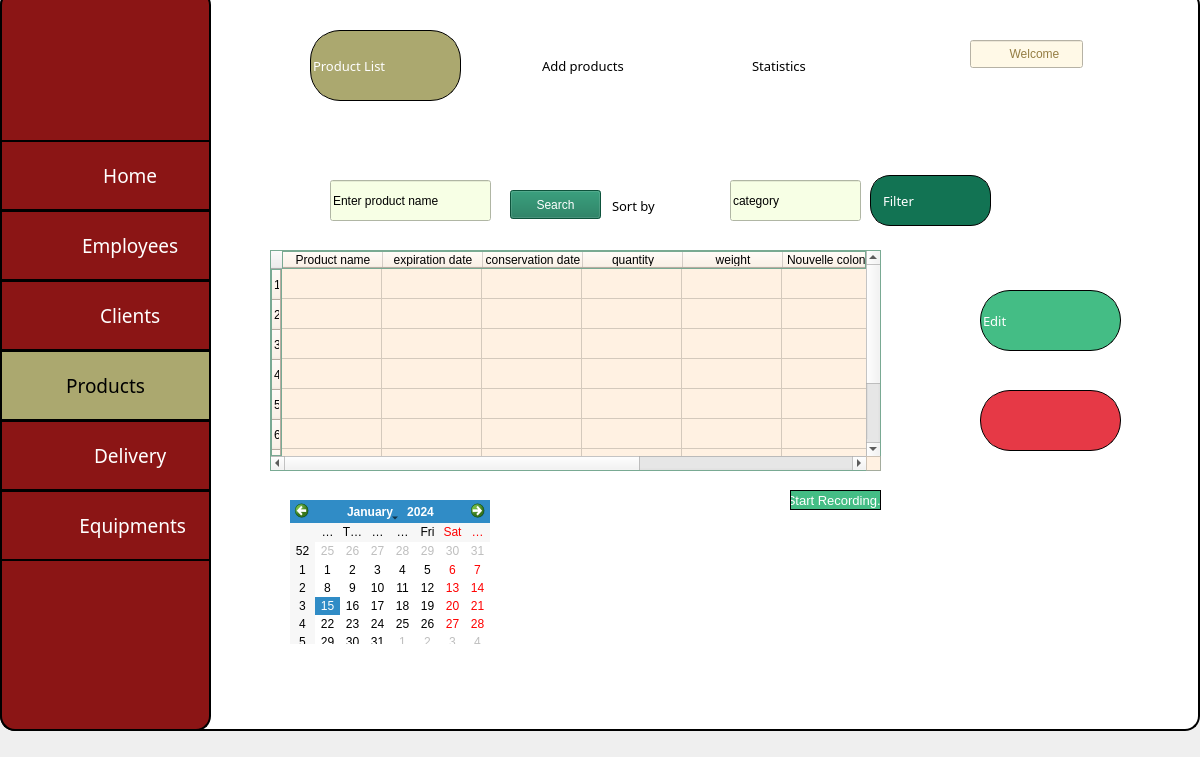
<?xml version="1.0" encoding="UTF-8"?>
<ui version="4.0">
 <class>MainWindow</class>
 <widget class="QMainWindow" name="MainWindow">
  <property name="enabled">
   <bool>true</bool>
  </property>
  <property name="geometry">
   <rect>
    <x>0</x>
    <y>0</y>
    <width>1200</width>
    <height>757</height>
   </rect>
  </property>
  <property name="minimumSize">
   <size>
    <width>800</width>
    <height>0</height>
   </size>
  </property>
  <property name="maximumSize">
   <size>
    <width>1200</width>
    <height>1200</height>
   </size>
  </property>
  <property name="windowTitle">
   <string>MainWindow</string>
  </property>
  <widget class="QWidget" name="centralwidget">
   <widget class="QFrame" name="frame_2">
    <property name="geometry">
     <rect>
      <x>0</x>
      <y>-10</y>
      <width>1200</width>
      <height>741</height>
     </rect>
    </property>
    <property name="maximumSize">
     <size>
      <width>1200</width>
      <height>1200</height>
     </size>
    </property>
    <property name="styleSheet">
     <string notr="true">#frame_2{
border: 2px solid;
border-color: rgb(0, 0, 0);
background-color: rgb(255, 249, 231);
background-color: rgb(255, 255, 255);
border-radius: 15px;
}</string>
    </property>
    <property name="frameShape">
     <enum>QFrame::NoFrame</enum>
    </property>
    <widget class="QFrame" name="frame">
     <property name="geometry">
      <rect>
       <x>0</x>
       <y>0</y>
       <width>211</width>
       <height>741</height>
      </rect>
     </property>
     <property name="styleSheet">
      <string notr="true">#frame{border: 2px solid black;
	

	background-color: rgb(139, 21, 21);
border-radius: 15px;

}</string>
     </property>
     <property name="frameShape">
      <enum>QFrame::NoFrame</enum>
     </property>
     <widget class="QLabel" name="label_2">
      <property name="geometry">
       <rect>
        <x>25</x>
        <y>60</y>
        <width>41</width>
        <height>31</height>
       </rect>
      </property>
      <property name="text">
       <string/>
      </property>
      <property name="pixmap">
       <pixmap>menu (2).png</pixmap>
      </property>
      <property name="scaledContents">
       <bool>true</bool>
      </property>
     </widget>
     <widget class="QToolButton" name="toolButton">
      <property name="geometry">
       <rect>
        <x>0</x>
        <y>220</y>
        <width>211</width>
        <height>71</height>
       </rect>
      </property>
      <property name="font">
       <font>
        <family>Rage Italic</family>
        <pointsize>14</pointsize>
       </font>
      </property>
      <property name="styleSheet">
       <string notr="true">color: rgb(0, 0, 0);
color: rgb(255, 255, 255);

	background-color: rgb(139, 21, 21);
border: 2px solid black;
</string>
      </property>
      <property name="text">
       <string>          Employees</string>
      </property>
      <property name="iconSize">
       <size>
        <width>20</width>
        <height>20</height>
       </size>
      </property>
      <property name="checkable">
       <bool>false</bool>
      </property>
     </widget>
     <widget class="QLabel" name="label_4">
      <property name="geometry">
       <rect>
        <x>20</x>
        <y>230</y>
        <width>41</width>
        <height>41</height>
       </rect>
      </property>
      <property name="text">
       <string/>
      </property>
      <property name="pixmap">
       <pixmap>employees (1).png</pixmap>
      </property>
      <property name="scaledContents">
       <bool>true</bool>
      </property>
     </widget>
     <widget class="QToolButton" name="toolButton_2">
      <property name="geometry">
       <rect>
        <x>0</x>
        <y>290</y>
        <width>211</width>
        <height>71</height>
       </rect>
      </property>
      <property name="font">
       <font>
        <family>Rage Italic</family>
        <pointsize>14</pointsize>
       </font>
      </property>
      <property name="styleSheet">
       <string notr="true">color: rgb(0, 0, 0);
color: rgb(255, 255, 255);

	background-color: rgb(139, 21, 21);
border: 2px solid black;</string>
      </property>
      <property name="text">
       <string>          Clients</string>
      </property>
      <property name="iconSize">
       <size>
        <width>20</width>
        <height>20</height>
       </size>
      </property>
      <property name="checkable">
       <bool>false</bool>
      </property>
     </widget>
     <widget class="QLabel" name="label_7">
      <property name="geometry">
       <rect>
        <x>20</x>
        <y>300</y>
        <width>41</width>
        <height>41</height>
       </rect>
      </property>
      <property name="text">
       <string/>
      </property>
      <property name="pixmap">
       <pixmap>client.png</pixmap>
      </property>
      <property name="scaledContents">
       <bool>true</bool>
      </property>
     </widget>
     <widget class="QToolButton" name="toolButton_5">
      <property name="geometry">
       <rect>
        <x>0</x>
        <y>360</y>
        <width>211</width>
        <height>71</height>
       </rect>
      </property>
      <property name="font">
       <font>
        <family>Rage Italic</family>
        <pointsize>14</pointsize>
       </font>
      </property>
      <property name="styleSheet">
       <string notr="true">
color: rgb(0, 0, 0);
background-color: rgb(171, 168, 111);
border: 2px solid black;
</string>
      </property>
      <property name="text">
       <string>Products</string>
      </property>
      <property name="iconSize">
       <size>
        <width>20</width>
        <height>20</height>
       </size>
      </property>
      <property name="checkable">
       <bool>false</bool>
      </property>
     </widget>
     <widget class="QLabel" name="label_8">
      <property name="geometry">
       <rect>
        <x>20</x>
        <y>370</y>
        <width>41</width>
        <height>41</height>
       </rect>
      </property>
      <property name="text">
       <string/>
      </property>
      <property name="pixmap">
       <pixmap>canned-food.png</pixmap>
      </property>
      <property name="scaledContents">
       <bool>true</bool>
      </property>
     </widget>
     <widget class="QToolButton" name="toolButton_6">
      <property name="geometry">
       <rect>
        <x>0</x>
        <y>430</y>
        <width>211</width>
        <height>71</height>
       </rect>
      </property>
      <property name="font">
       <font>
        <family>Rage Italic</family>
        <pointsize>14</pointsize>
       </font>
      </property>
      <property name="styleSheet">
       <string notr="true">color: rgb(0, 0, 0);
color: rgb(255, 255, 255);

	background-color: rgb(139, 21, 21);
border: 2px solid black;</string>
      </property>
      <property name="text">
       <string>          Delivery</string>
      </property>
      <property name="iconSize">
       <size>
        <width>20</width>
        <height>20</height>
       </size>
      </property>
      <property name="checkable">
       <bool>false</bool>
      </property>
     </widget>
     <widget class="QLabel" name="label_9">
      <property name="geometry">
       <rect>
        <x>20</x>
        <y>440</y>
        <width>41</width>
        <height>41</height>
       </rect>
      </property>
      <property name="text">
       <string/>
      </property>
      <property name="pixmap">
       <pixmap>delivery-bike.png</pixmap>
      </property>
      <property name="scaledContents">
       <bool>true</bool>
      </property>
     </widget>
     <widget class="QToolButton" name="toolButton_7">
      <property name="geometry">
       <rect>
        <x>0</x>
        <y>500</y>
        <width>211</width>
        <height>71</height>
       </rect>
      </property>
      <property name="font">
       <font>
        <family>Rage Italic</family>
        <pointsize>14</pointsize>
        <italic>false</italic>
        <bold>false</bold>
        <kerning>true</kerning>
       </font>
      </property>
      <property name="styleSheet">
       <string notr="true">color: rgb(0, 0, 0);
color: rgb(255, 255, 255);

	background-color: rgb(139, 21, 21);
border: 2px solid black;</string>
      </property>
      <property name="text">
       <string>           Equipments</string>
      </property>
      <property name="iconSize">
       <size>
        <width>20</width>
        <height>20</height>
       </size>
      </property>
      <property name="checkable">
       <bool>false</bool>
      </property>
     </widget>
     <widget class="QLabel" name="label_10">
      <property name="geometry">
       <rect>
        <x>20</x>
        <y>510</y>
        <width>41</width>
        <height>41</height>
       </rect>
      </property>
      <property name="text">
       <string/>
      </property>
      <property name="pixmap">
       <pixmap>image (1).png</pixmap>
      </property>
      <property name="scaledContents">
       <bool>true</bool>
      </property>
     </widget>
     <widget class="QLabel" name="label_11">
      <property name="geometry">
       <rect>
        <x>130</x>
        <y>640</y>
        <width>41</width>
        <height>41</height>
       </rect>
      </property>
      <property name="text">
       <string/>
      </property>
      <property name="pixmap">
       <pixmap>C:/Users/user/AppData/Local/Temp/Downloads/check-out (1) (1).png</pixmap>
      </property>
      <property name="scaledContents">
       <bool>true</bool>
      </property>
     </widget>
     <widget class="QLabel" name="label_12">
      <property name="geometry">
       <rect>
        <x>30</x>
        <y>640</y>
        <width>41</width>
        <height>41</height>
       </rect>
      </property>
      <property name="text">
       <string/>
      </property>
      <property name="pixmap">
       <pixmap>C:/Users/user/AppData/Local/Temp/Downloads/gear.png</pixmap>
      </property>
      <property name="scaledContents">
       <bool>true</bool>
      </property>
     </widget>
     <widget class="QToolButton" name="toolButton_3">
      <property name="geometry">
       <rect>
        <x>0</x>
        <y>150</y>
        <width>211</width>
        <height>71</height>
       </rect>
      </property>
      <property name="font">
       <font>
        <family>Rage Italic</family>
        <pointsize>14</pointsize>
       </font>
      </property>
      <property name="styleSheet">
       <string notr="true">color: rgb(0, 0, 0);
color: rgb(255, 255, 255);

	background-color: rgb(139, 21, 21);
border: 2px solid black;</string>
      </property>
      <property name="text">
       <string>          Home</string>
      </property>
      <property name="iconSize">
       <size>
        <width>20</width>
        <height>20</height>
       </size>
      </property>
      <property name="checkable">
       <bool>false</bool>
      </property>
     </widget>
     <widget class="QLabel" name="label_14">
      <property name="geometry">
       <rect>
        <x>20</x>
        <y>160</y>
        <width>41</width>
        <height>41</height>
       </rect>
      </property>
      <property name="text">
       <string/>
      </property>
      <property name="pixmap">
       <pixmap>home (3).png</pixmap>
      </property>
      <property name="scaledContents">
       <bool>true</bool>
      </property>
     </widget>
     <widget class="QLabel" name="label_21">
      <property name="geometry">
       <rect>
        <x>120</x>
        <y>620</y>
        <width>51</width>
        <height>51</height>
       </rect>
      </property>
      <property name="text">
       <string/>
      </property>
      <property name="pixmap">
       <pixmap>check-out_(1)_(1)[1].png</pixmap>
      </property>
      <property name="scaledContents">
       <bool>true</bool>
      </property>
     </widget>
     <widget class="QLabel" name="label_22">
      <property name="geometry">
       <rect>
        <x>30</x>
        <y>630</y>
        <width>41</width>
        <height>41</height>
       </rect>
      </property>
      <property name="text">
       <string/>
      </property>
      <property name="pixmap">
       <pixmap>gear[1].png</pixmap>
      </property>
      <property name="scaledContents">
       <bool>true</bool>
      </property>
     </widget>
     <widget class="QLabel" name="label">
      <property name="geometry">
       <rect>
        <x>96</x>
        <y>30</y>
        <width>91</width>
        <height>91</height>
       </rect>
      </property>
      <property name="text">
       <string/>
      </property>
      <property name="pixmap">
       <pixmap>WhatsApp_Image_2024-10-04_à_11.46.59_70e5b125-removebg-preview (1).png</pixmap>
      </property>
      <property name="scaledContents">
       <bool>true</bool>
      </property>
     </widget>
    </widget>
    <widget class="QLabel" name="label_13">
     <property name="geometry">
      <rect>
       <x>1090</x>
       <y>30</y>
       <width>63</width>
       <height>61</height>
      </rect>
     </property>
     <property name="text">
      <string/>
     </property>
     <property name="pixmap">
      <pixmap>user (1).png</pixmap>
     </property>
     <property name="scaledContents">
      <bool>true</bool>
     </property>
    </widget>
    <widget class="QWidget" name="widget" native="true">
     <property name="geometry">
      <rect>
       <x>270</x>
       <y>180</y>
       <width>341</width>
       <height>71</height>
      </rect>
     </property>
     <widget class="QLabel" name="label_3">
      <property name="geometry">
       <rect>
        <x>10</x>
        <y>20</y>
        <width>31</width>
        <height>31</height>
       </rect>
      </property>
      <property name="text">
       <string/>
      </property>
      <property name="pixmap">
       <pixmap>search.png</pixmap>
      </property>
      <property name="scaledContents">
       <bool>true</bool>
      </property>
     </widget>
     <widget class="QLineEdit" name="lineEdit">
      <property name="geometry">
       <rect>
        <x>60</x>
        <y>10</y>
        <width>161</width>
        <height>41</height>
       </rect>
      </property>
      <property name="styleSheet">
       <string notr="true">
background-color: rgb(247, 255, 229);

</string>
      </property>
      <property name="text">
       <string>Enter product name</string>
      </property>
     </widget>
     <widget class="QPushButton" name="pushButton">
      <property name="geometry">
       <rect>
        <x>240</x>
        <y>20</y>
        <width>91</width>
        <height>29</height>
       </rect>
      </property>
      <property name="styleSheet">
       <string notr="true">background-color: rgb(18, 115, 83);
color: rgb(255, 255, 255);</string>
      </property>
      <property name="text">
       <string>Search</string>
      </property>
     </widget>
    </widget>
    <widget class="QLineEdit" name="lineEdit_3">
     <property name="geometry">
      <rect>
       <x>970</x>
       <y>50</y>
       <width>113</width>
       <height>28</height>
      </rect>
     </property>
     <property name="styleSheet">
      <string notr="true">background-color: rgb(255, 249, 231);
font: 20pt &quot;Rage Italic&quot;;
color: rgb(148, 125, 66);</string>
     </property>
     <property name="text">
      <string>           Welcome</string>
     </property>
     <property name="dragEnabled">
      <bool>false</bool>
     </property>
    </widget>
    <widget class="QTableWidget" name="tableWidget">
     <property name="geometry">
      <rect>
       <x>270</x>
       <y>260</y>
       <width>611</width>
       <height>221</height>
      </rect>
     </property>
     <property name="styleSheet">
      <string notr="true">background-color: rgb(133, 144, 121);
background-color: rgb(255, 241, 226);
border:1px solid ;
border-color: rgb(121, 170, 147);</string>
     </property>
     <row/>
     <row/>
     <row/>
     <row/>
     <row/>
     <row/>
     <row/>
     <row/>
     <row/>
     <column>
      <property name="text">
       <string>Product name</string>
      </property>
     </column>
     <column>
      <property name="text">
       <string>expiration date</string>
      </property>
     </column>
     <column>
      <property name="text">
       <string>conservation date</string>
      </property>
     </column>
     <column>
      <property name="text">
       <string>quantity</string>
      </property>
     </column>
     <column>
      <property name="text">
       <string>weight</string>
      </property>
     </column>
     <column>
      <property name="text">
       <string>Nouvelle colonne</string>
      </property>
     </column>
     <column>
      <property name="text">
       <string>category</string>
      </property>
     </column>
     <column>
      <property name="text">
       <string>client</string>
      </property>
     </column>
    </widget>
    <widget class="QLineEdit" name="lineEdit_2">
     <property name="geometry">
      <rect>
       <x>310</x>
       <y>40</y>
       <width>151</width>
       <height>71</height>
      </rect>
     </property>
     <property name="font">
      <font>
       <family>MV Boli</family>
       <pointsize>10</pointsize>
       <italic>false</italic>
       <bold>false</bold>
      </font>
     </property>
     <property name="styleSheet">
      <string notr="true">border: 1px solid black;

color: rgb(255, 255, 255);
font: 10pt ;

background-color: rgb(171, 168, 111);




border-radius:30px;
</string>
     </property>
     <property name="text">
      <string>Product List</string>
     </property>
     <property name="frame">
      <bool>true</bool>
     </property>
     <property name="cursorPosition">
      <number>12</number>
     </property>
     <property name="dragEnabled">
      <bool>false</bool>
     </property>
     <property name="readOnly">
      <bool>false</bool>
     </property>
    </widget>
    <widget class="QLabel" name="label_5">
     <property name="geometry">
      <rect>
       <x>280</x>
       <y>50</y>
       <width>51</width>
       <height>51</height>
      </rect>
     </property>
     <property name="text">
      <string/>
     </property>
     <property name="pixmap">
      <pixmap>complete[1].png</pixmap>
     </property>
     <property name="scaledContents">
      <bool>true</bool>
     </property>
    </widget>
    <widget class="QLineEdit" name="lineEdit_5">
     <property name="geometry">
      <rect>
       <x>540</x>
       <y>40</y>
       <width>151</width>
       <height>71</height>
      </rect>
     </property>
     <property name="font">
      <font>
       <family>MV Boli</family>
       <pointsize>10</pointsize>
       <italic>false</italic>
       <bold>false</bold>
      </font>
     </property>
     <property name="styleSheet">
      <string notr="true">background-color: rgb(255, 255, 255);
color: rgb(0, 0, 0);
font: 10pt ;


border-radius:30px;
</string>
     </property>
     <property name="text">
      <string>Add products</string>
     </property>
     <property name="frame">
      <bool>true</bool>
     </property>
     <property name="cursorPosition">
      <number>12</number>
     </property>
     <property name="dragEnabled">
      <bool>false</bool>
     </property>
     <property name="readOnly">
      <bool>false</bool>
     </property>
    </widget>
    <widget class="QLabel" name="label_15">
     <property name="geometry">
      <rect>
       <x>510</x>
       <y>50</y>
       <width>41</width>
       <height>41</height>
      </rect>
     </property>
     <property name="text">
      <string/>
     </property>
     <property name="pixmap">
      <pixmap>10608872.png</pixmap>
     </property>
     <property name="scaledContents">
      <bool>true</bool>
     </property>
    </widget>
    <widget class="QLineEdit" name="lineEdit_6">
     <property name="geometry">
      <rect>
       <x>750</x>
       <y>40</y>
       <width>151</width>
       <height>71</height>
      </rect>
     </property>
     <property name="font">
      <font>
       <family>MV Boli</family>
       <pointsize>10</pointsize>
       <italic>false</italic>
       <bold>false</bold>
      </font>
     </property>
     <property name="styleSheet">
      <string notr="true">background-color: rgb(255, 255, 255);
color: rgb(0, 0, 0);
font: 10pt ;


border-radius:30px;
</string>
     </property>
     <property name="text">
      <string>Statistics</string>
     </property>
     <property name="frame">
      <bool>true</bool>
     </property>
     <property name="cursorPosition">
      <number>10</number>
     </property>
     <property name="dragEnabled">
      <bool>false</bool>
     </property>
     <property name="readOnly">
      <bool>false</bool>
     </property>
    </widget>
    <widget class="QLabel" name="label_17">
     <property name="geometry">
      <rect>
       <x>730</x>
       <y>50</y>
       <width>41</width>
       <height>41</height>
      </rect>
     </property>
     <property name="text">
      <string/>
     </property>
     <property name="pixmap">
      <pixmap>2636315.png</pixmap>
     </property>
     <property name="scaledContents">
      <bool>true</bool>
     </property>
    </widget>
    <widget class="QLineEdit" name="lineEdit_7">
     <property name="geometry">
      <rect>
       <x>610</x>
       <y>180</y>
       <width>151</width>
       <height>71</height>
      </rect>
     </property>
     <property name="font">
      <font>
       <family>MV Boli</family>
       <pointsize>10</pointsize>
       <italic>false</italic>
       <bold>false</bold>
      </font>
     </property>
     <property name="styleSheet">
      <string notr="true">background-color: rgb(255, 255, 255);
color: rgb(0, 0, 0);
font: 10pt ;


border-radius:30px;
</string>
     </property>
     <property name="text">
      <string>Sort by</string>
     </property>
     <property name="frame">
      <bool>true</bool>
     </property>
     <property name="cursorPosition">
      <number>7</number>
     </property>
     <property name="dragEnabled">
      <bool>false</bool>
     </property>
     <property name="readOnly">
      <bool>false</bool>
     </property>
    </widget>
    <widget class="QLineEdit" name="lineEdit_4">
     <property name="geometry">
      <rect>
       <x>730</x>
       <y>190</y>
       <width>131</width>
       <height>41</height>
      </rect>
     </property>
     <property name="styleSheet">
      <string notr="true">color: rgb(0, 0, 0);

background-color: rgb(247, 255, 229);
</string>
     </property>
     <property name="text">
      <string>category</string>
     </property>
    </widget>
    <widget class="QLabel" name="label_6">
     <property name="geometry">
      <rect>
       <x>820</x>
       <y>200</y>
       <width>31</width>
       <height>21</height>
      </rect>
     </property>
     <property name="lineWidth">
      <number>-11</number>
     </property>
     <property name="text">
      <string/>
     </property>
     <property name="pixmap">
      <pixmap>sort-icon-512x410-1kpy040x.png</pixmap>
     </property>
     <property name="scaledContents">
      <bool>true</bool>
     </property>
    </widget>
    <widget class="QLineEdit" name="lineEdit_8">
     <property name="enabled">
      <bool>true</bool>
     </property>
     <property name="geometry">
      <rect>
       <x>870</x>
       <y>185</y>
       <width>121</width>
       <height>51</height>
      </rect>
     </property>
     <property name="font">
      <font>
       <family>MV Boli</family>
       <pointsize>10</pointsize>
       <italic>false</italic>
       <bold>false</bold>
      </font>
     </property>
     <property name="styleSheet">
      <string notr="true">border: 1px solid black;
color: rgb(255, 255, 255);
font: 10pt ;

background-color: rgb(18, 115, 83);


border-radius:20px;
</string>
     </property>
     <property name="text">
      <string>   Filter</string>
     </property>
     <property name="frame">
      <bool>true</bool>
     </property>
     <property name="cursorPosition">
      <number>9</number>
     </property>
     <property name="dragEnabled">
      <bool>false</bool>
     </property>
     <property name="readOnly">
      <bool>false</bool>
     </property>
    </widget>
    <widget class="QLabel" name="label_16">
     <property name="geometry">
      <rect>
       <x>950</x>
       <y>200</y>
       <width>21</width>
       <height>21</height>
      </rect>
     </property>
     <property name="text">
      <string/>
     </property>
     <property name="pixmap">
      <pixmap>filter-outline-filled.png</pixmap>
     </property>
     <property name="scaledContents">
      <bool>true</bool>
     </property>
    </widget>
    <widget class="QLabel" name="label_18">
     <property name="geometry">
      <rect>
       <x>1020</x>
       <y>520</y>
       <width>71</width>
       <height>71</height>
      </rect>
     </property>
     <property name="text">
      <string/>
     </property>
     <property name="pixmap">
      <pixmap>pdf-file[1].png</pixmap>
     </property>
     <property name="scaledContents">
      <bool>true</bool>
     </property>
    </widget>
    <widget class="QLineEdit" name="lineEdit_9">
     <property name="geometry">
      <rect>
       <x>980</x>
       <y>300</y>
       <width>141</width>
       <height>61</height>
      </rect>
     </property>
     <property name="font">
      <font>
       <family>MV Boli</family>
       <pointsize>10</pointsize>
       <italic>false</italic>
       <bold>false</bold>
      </font>
     </property>
     <property name="styleSheet">
      <string notr="true">border: 1px solid black;

color: rgb(255, 255, 255);
font: 10pt ;

background-color: rgb(171, 168, 111);
background-color: rgb(68, 189, 133);


border-radius:30px;
</string>
     </property>
     <property name="text">
      <string>Edit</string>
     </property>
     <property name="frame">
      <bool>true</bool>
     </property>
     <property name="cursorPosition">
      <number>4</number>
     </property>
     <property name="dragEnabled">
      <bool>false</bool>
     </property>
     <property name="readOnly">
      <bool>false</bool>
     </property>
    </widget>
    <widget class="QLineEdit" name="lineEdit_10">
     <property name="geometry">
      <rect>
       <x>980</x>
       <y>400</y>
       <width>141</width>
       <height>61</height>
      </rect>
     </property>
     <property name="font">
      <font>
       <family>MV Boli</family>
       <pointsize>10</pointsize>
       <italic>false</italic>
       <bold>false</bold>
      </font>
     </property>
     <property name="styleSheet">
      <string notr="true">border: 1px solid black;


color: rgb(255, 255, 255);
font: 10pt ;

background-color: rgb(171, 168, 111);
background-color: rgb(126, 61, 64);
background-color: rgb(230, 57, 70);

border-radius:30px;
</string>
     </property>
     <property name="text">
      <string/>
     </property>
     <property name="frame">
      <bool>true</bool>
     </property>
     <property name="cursorPosition">
      <number>0</number>
     </property>
     <property name="dragEnabled">
      <bool>false</bool>
     </property>
     <property name="readOnly">
      <bool>false</bool>
     </property>
    </widget>
    <widget class="QLabel" name="label_19">
     <property name="geometry">
      <rect>
       <x>1000</x>
       <y>330</y>
       <width>51</width>
       <height>51</height>
      </rect>
     </property>
     <property name="text">
      <string/>
     </property>
     <property name="pixmap">
      <pixmap>C:/Users/user/AppData/Local/Temp/Downloads/edit.png</pixmap>
     </property>
     <property name="scaledContents">
      <bool>true</bool>
     </property>
    </widget>
    <widget class="QLabel" name="label_20">
     <property name="geometry">
      <rect>
       <x>950</x>
       <y>400</y>
       <width>51</width>
       <height>51</height>
      </rect>
     </property>
     <property name="text">
      <string/>
     </property>
     <property name="pixmap">
      <pixmap>bin.png</pixmap>
     </property>
     <property name="scaledContents">
      <bool>true</bool>
     </property>
    </widget>
    <widget class="QCalendarWidget" name="calendarWidget">
     <property name="geometry">
      <rect>
       <x>290</x>
       <y>510</y>
       <width>200</width>
       <height>144</height>
      </rect>
     </property>
    </widget>
    <widget class="QPushButton" name="pushButton_2">
     <property name="geometry">
      <rect>
       <x>790</x>
       <y>500</y>
       <width>91</width>
       <height>20</height>
      </rect>
     </property>
     <property name="styleSheet">
      <string notr="true">border: 1px solid black;

color: rgb(255, 255, 255);
font: 10pt ;

background-color: rgb(171, 168, 111);
background-color: rgb(68, 189, 133);


border-radius:30px;
</string>
     </property>
     <property name="text">
      <string>Start Recording..</string>
     </property>
    </widget>
    <widget class="QLabel" name="label_23">
     <property name="geometry">
      <rect>
       <x>950</x>
       <y>300</y>
       <width>51</width>
       <height>61</height>
      </rect>
     </property>
     <property name="text">
      <string/>
     </property>
     <property name="pixmap">
      <pixmap>edit - Copy.png</pixmap>
     </property>
     <property name="scaledContents">
      <bool>true</bool>
     </property>
    </widget>
   </widget>
  </widget>
 </widget>
 <resources/>
 <connections/>
</ui>
